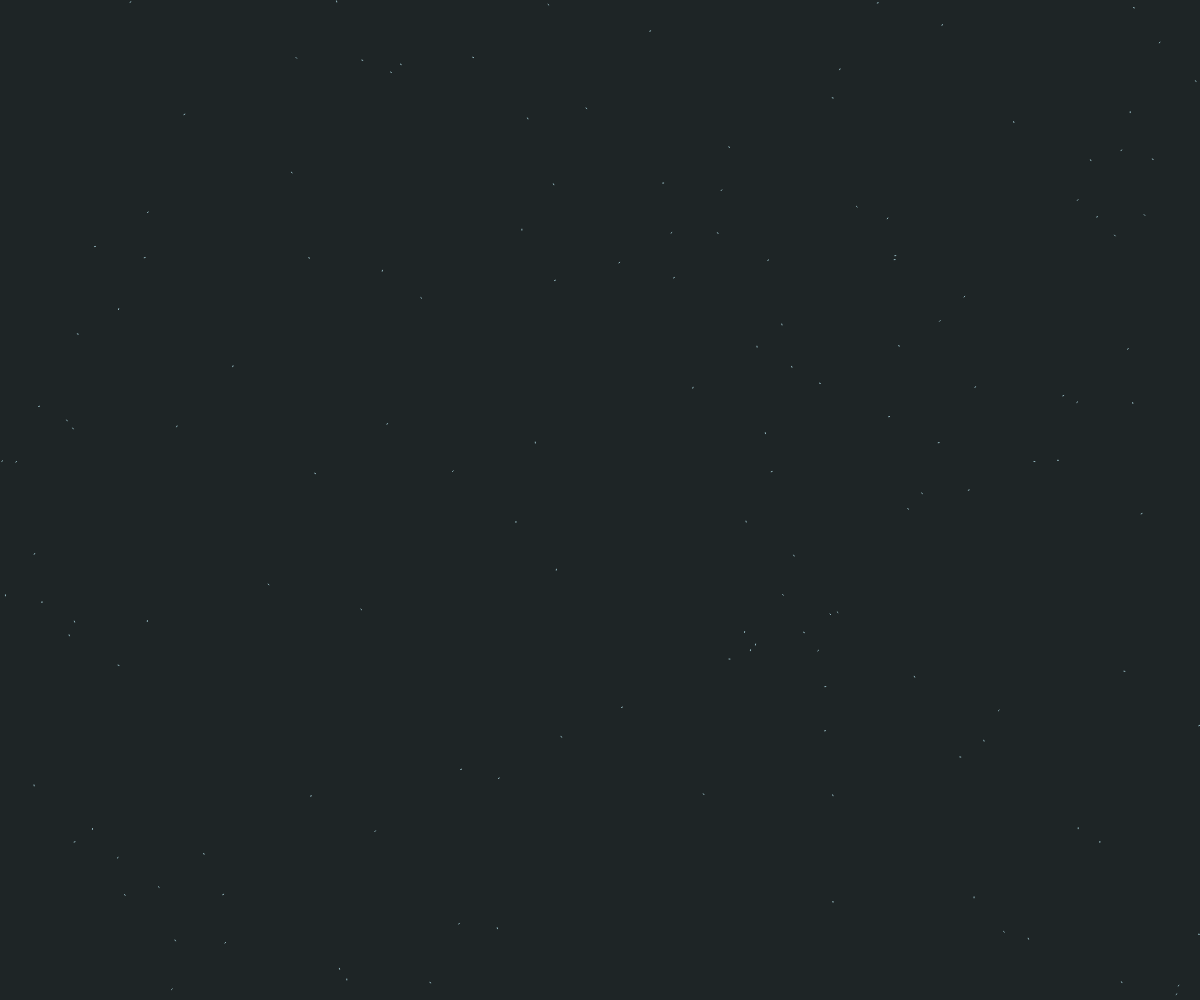
Frame 1 (no input)
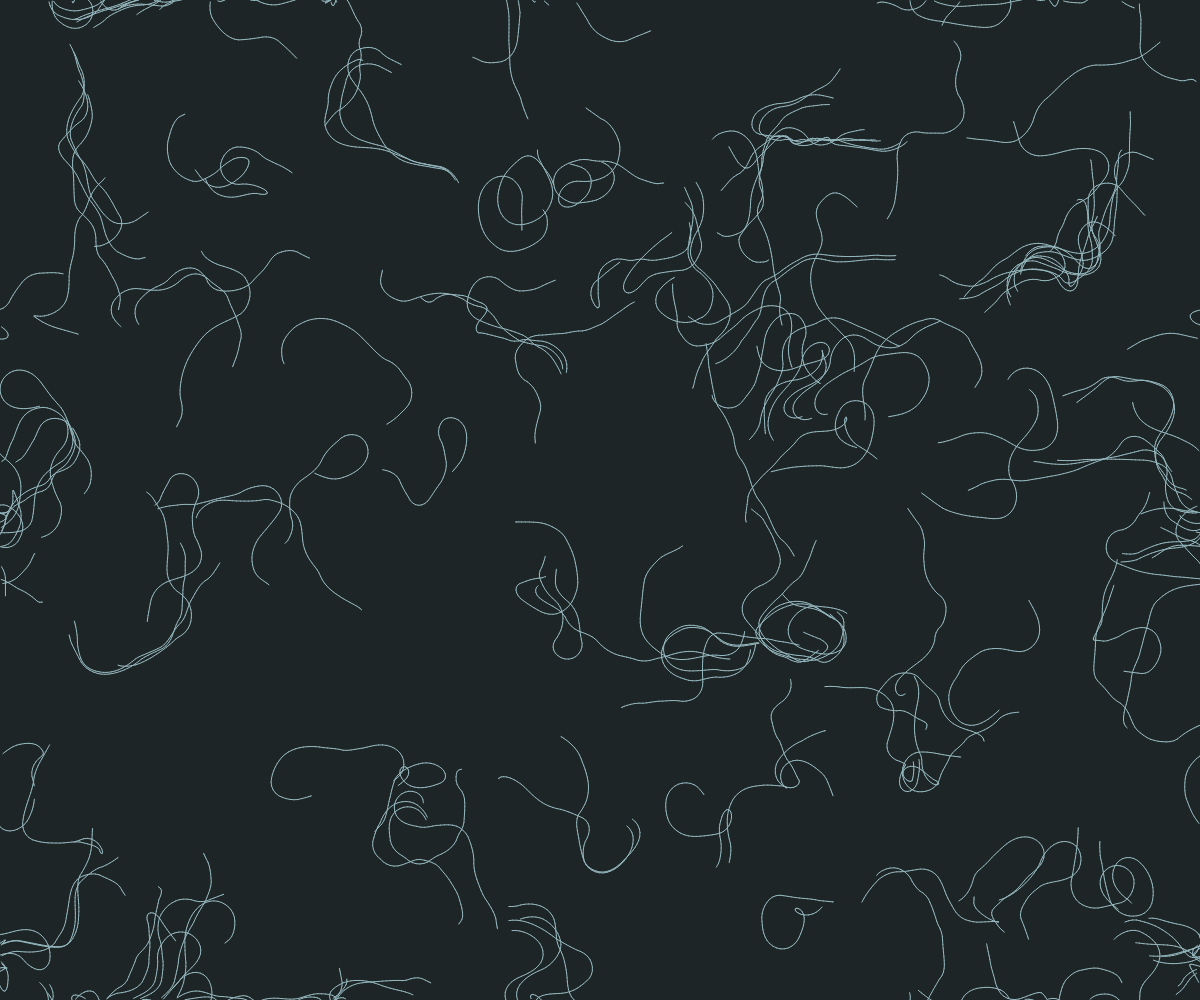
Frame 60 (no input)
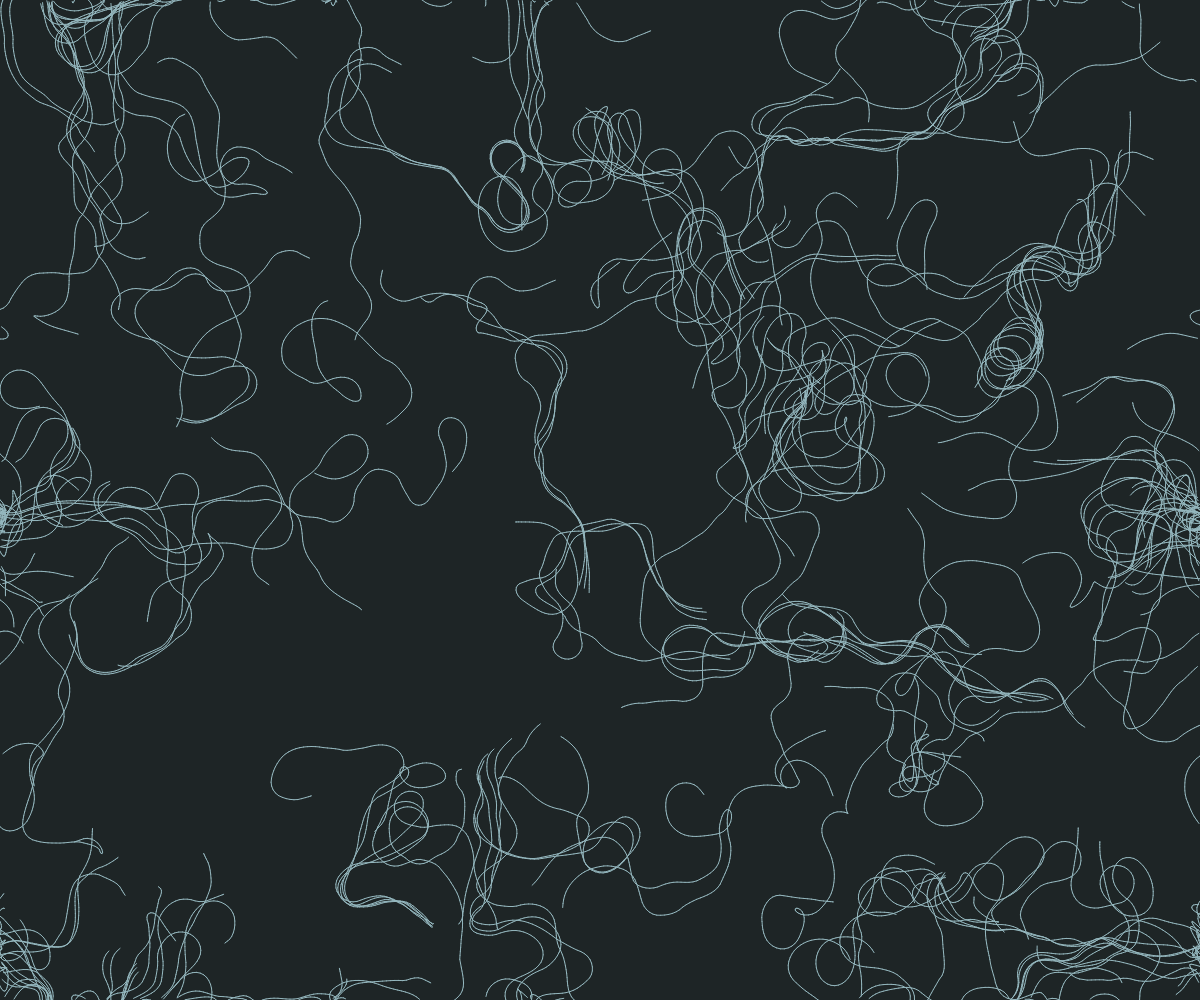
Frame 120 (the mouse pressed at the canvas centre since frame 60)

The p5.js sketch that drew these frames (run headless with seeded random() and noise() and a simulated clock; from frame 60 on, the mouse is pressed at the canvas centre):

// p5.js sketch
// ── sketch.js
var inc = 0.1; // Increment value for noise calculation, controls the level of detail in noise
var scl = 20; // Scale for each cell in the flow field, controls the size of each cell
var cols, rows; 
var zoff = 0; // Z-offset in noise function, used for 3D noise to create continuous flow
var particles = []; 
var flowfield;
var buffer; // Buffer for off-screen drawing
var maxTime = 10000; // Maximale Zeit in Millisekunden (z.B. 10 Sekunden)
var startTime; // Startzeit speichern
var attractionPoints = [];

function setup() {
  createCanvas(windowWidth, windowHeight);
  cols = floor(width / scl); // Calculate number of columns based on scale
  rows = floor(height / scl); // Calculate number of rows based on scale

  flowfield = new Array(cols * rows); // Initialize flowfield array

  for (var i = 0; i < 150; i++) {
    particles[i] = new Particle();
  }
  buffer = createGraphics(windowWidth, windowHeight); // Create off-screen graphics buffer
  buffer.background('#1e2526'); // Set background color of buffer
  startTime = millis(); // Save starting time
}

function windowResized() {
  resizeCanvas(windowWidth, windowHeight);
  buffer.resizeCanvas(windowWidth, windowHeight);
  buffer.background('#1e2526');
  cols = floor(width / scl);
  rows = floor(height / scl);
  flowfield = new Array(cols * rows);
  startTime = millis();
}


// function drawText() {
//   textAlign(CENTER, CENTER); // Textausrichtung auf Mitte setzen
//   textSize(300); // Schriftgröße festlegen
//   fill('#1e2526'); // Textfarbe festlegen (hier weiß)
//   noStroke(); // Keine Umrandung für den Text
//   text('CS', width / 2, height / 2); // Text in der Mitte des Bildschirms zeichnen
// }

function draw() {
  if (millis() - startTime < maxTime) { // check if max time is reached

    var yoff = 0;
    for (var y = 0; y < rows; y++) {
      var xoff = 0;
      for (var x = 0; x < cols; x++) {
        var index = x + y * cols; // Calculate index in flowfield array
        var angle = noise(xoff, yoff, zoff) * TWO_PI * 4; // Use Perlin noise to determine angle
        var v = p5.Vector.fromAngle(angle); // Create vector from angle
        v.setMag(1); // Set magnitude of vector
        flowfield[index] = v; // Store vector in flowfield array
        xoff += inc;
      }
      yoff += inc;
      zoff += 0.0003;
    }

    for (var i = 0; i < particles.length; i++) {
      particles[i].follow(flowfield); // Particles follow the flowfield
      particles[i].update(); // Update particle position
      particles[i].edges(); // Handle particles reaching edges
      particles[i].show(buffer); // Draw particles on the buffer

    } 


  image(buffer, 0, 0); // Draw the buffer on the main canvas
  
  }
}
// ── particle.js
class Particle {
  constructor() {
    this.pos = createVector(random(width), random(height)); // Initial position set to a random location
    this.vel = createVector(0, 0); // Initial velocity set to zero
    this.acc = createVector(0, 0); // Initial acceleration set to zero
    this.maxspeed = 4; // Maximum speed of the particle
    this.prevPos = this.pos.copy(); // Storing the previous position for drawing
  }

  update() {
    this.vel.add(this.acc); // Add acceleration to velocity
    this.vel.limit(this.maxspeed); // Limit the velocity to the maximum speed
    this.pos.add(this.vel); // Update position based on velocity
    this.acc.mult(0); // Reset acceleration
  }

  follow(vectors) {
    var x = floor(this.pos.x / scl); // Calculate x index in the flowfield
    var y = floor(this.pos.y / scl); // Calculate y index in the flowfield
    var index = x + y * cols; // Calculate overall index in the flowfield
    var force = vectors[index]; // Get the force vector from the flowfield
    this.applyForce(force); // Apply this force
  }

  applyForce(force) {
    this.acc.add(force); // Add force to acceleration
  }

  show(pg) {
    pg.stroke(149, 184, 191); // Set stroke color for drawing
    pg.strokeWeight(1); // Set stroke weight
    pg.line(this.pos.x, this.pos.y, this.prevPos.x, this.prevPos.y); // Draw a line from the previous position to the current position
    this.updatePrev(); // Update the previous position
  }

  updatePrev() {
    this.prevPos.x = this.pos.x; // Set previous x position
    this.prevPos.y = this.pos.y; // Set previous y position
  }

  edges() {
    // Check if the particle is out of the canvas bounds and wrap it around
    if (this.pos.x > width) {
      this.pos.x = 0;
      this.updatePrev();
    }
    if (this.pos.x < 0) {
      this.pos.x = width;
      this.updatePrev();
    }
    if (this.pos.y > height) {
      this.pos.y = 0;
      this.updatePrev();
    }
    if (this.pos.y < 0) {
      this.pos.y = height;
      this.updatePrev();
    }
  }
}
